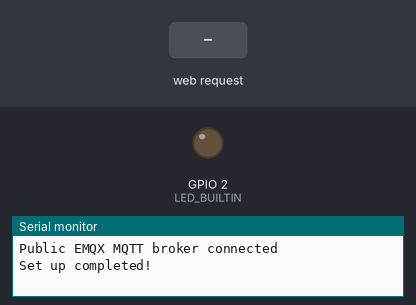
Bench run of a program on a simulated ESP32. Parts: output pins drawn as LEDs (lit = HIGH), the last lines printed to the serial monitor. The test bench sets the inputs (shaded band). WiFi joins after 1.5 s; servers stay silent unless stated; no MQTT or app messages arrive unless stated.

Above: at 7.2 s.
7.3 s: HTTP request GET /on received
At 8.7 s:
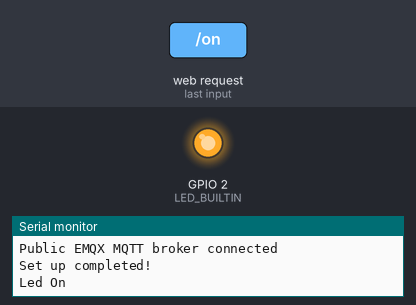
12.8 s: HTTP request GET /off received
At 14.1 s:
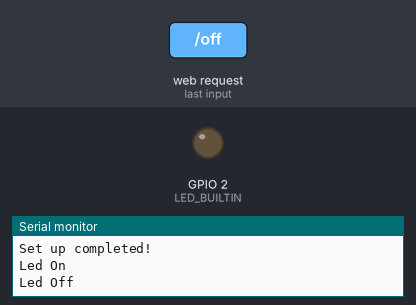
Timing chart, 0 to 15.8 s (numbered marks = the images above; inputs shaded):
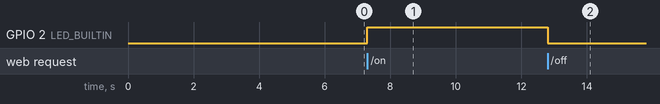

The program:

main.cpp
```cpp
#include <Arduino.h>
#include <WiFi.h>
#include <WebServer.h>
#include <ESPmDNS.h>
#include<IRremoteESP8266.h>
#include <IRsend.h>

#include <utils/header/connect.h>
#include <utils/header/mqttHandler.h>

const int irReceiverPin = 27;
IRsend irsend(irReceiverPin);
Connection connection("ESP", "pleasework");
WebServer server(80);
Mosquitto mqtt;

void setup()
{
  Serial.begin(115200);

  Serial.println("Setting up...");

  pinMode(LED_BUILTIN, OUTPUT);

  connection.printMacAddrs();
  // Configures static IP address and connectes to wifi
  connection.init();

  mqtt.connect();

  // API
  server.on("/on", HTTP_GET, []() { // Turn LED on when /on is requested
    digitalWrite(LED_BUILTIN, HIGH);
    server.send(200, "text/plain", "LED is ON");
    irsend.sendSAMSUNG(0xE0E040BF, 32);
    Serial.println("Led On");
  });

  server.on("/off", HTTP_GET, []() { // Turn LED off when /off is requested
    digitalWrite(LED_BUILTIN, LOW);
    server.send(200, "text/plain", "LED is OFF");
    irsend.sendSAMSUNG(0xE0E040BF, 32);
    Serial.println("Led Off");
  });

  server.begin(); // Start the web server
  irsend.begin();
  Serial.println("Set up completed!");
}

void loop()
{
  if(Serial.available() != 0){
    int integerVariable = Serial.parseInt();
    Serial.printf("Value read from terminal: %d", integerVariable);
    if(integerVariable){
      Serial.print("### Power Buttor Comand ###");
      Serial.println();
      irsend.sendSAMSUNG(0xE0E040BF, 32);
    }
  }

  if (WiFi.status() == WL_CONNECTED && !connection.isConnected)
  {
    Serial.println("Connected");
    connection.isConnected = true;
    delay(5000);
  }
  else if (WiFi.status() != WL_CONNECTED && connection.isConnected)
  {
    Serial.println("Not connected to WiFi");
    Serial.print("Local IP: ");
    Serial.println(WiFi.localIP());
    Serial.print("MAC address: ");
    Serial.println(WiFi.macAddress());

    connection.isConnected = false;

    connection.init();

    delay(5000);
  }
  server.handleClient();
  mqtt.loop();
}
```

connect.h
```cpp
#pragma once

#include <Arduino.h>
#include <WiFi.h>

struct Connection
{
    bool isConnected = false;
    const char* id;
    const char* password;

    // Constructor with default values for id and password
    Connection(const char* name = "ESPTEST", const char* pswrd = "pleasework")
        : id(name), password(pswrd){}

    void init();
    void printMacAddrs();
};
```

mqttHandler.h
```cpp
#pragma once

#include <WiFi.h>
#include <PubSubClient.h>

class Mosquitto
{
    private:
    //MQTT variables
    const char *mqttBroker = "192.168.10.119";
    const int mqttPort = 1883;
    const char *topic;
    WiFiClient wifiEspClient;
    PubSubClient mqttClient;

    public:
    Mosquitto(const char* tpc = "LED"): topic(tpc), mqttClient(wifiEspClient){};
    void connect();
    void loop();
    static void callback(char *topic, byte *payload, unsigned int length);
};
```

connect.cpp
```cpp
#include<utils/header/connect.h>
#include<ESP32Ping.h>
#include<ESPmDNS.h>

void Connection::init()
{
    // Connect to wifi
    WiFi.begin(this->id, this->password);

    Serial.printf("WIFI config: user: %s, password: %s \n", this->id, this->password);

    while (WiFi.status() != WL_CONNECTED) {
        Serial.println("Connecting to WiFi...");
        WiFi.begin(this->id, this->password);
        Serial.printf("WIFI config: user: %s, password: %s \n", this->id, this->password);

        delay(5000);
    }
    // Start mDNS service
    if (MDNS.begin("esp32")) {  // "esp32" is the hostname for mDNS
        Serial.println("mDNS responder started");
    } else {
        Serial.println("Error starting mDNS");
    }

    if(Ping.ping("8.8.8.8"))
    {
        Serial.println("Connected to WiFi");
        this->isConnected = true;
    }
    else
    {
        Serial.println("Unable to ping google. Reconnecting ...");
        this->init();
    }
}

void Connection::printMacAddrs()
{
    // Variable to store the MAC address
    uint8_t baseMac[6];

    // Get MAC address of the WiFi station interface
    esp_read_mac(baseMac, ESP_MAC_WIFI_STA);
    Serial.print("Station MAC: ");
    for (int i = 0; i < 5; i++) {
        Serial.printf("%02X:", baseMac[i]);
    }
    Serial.printf("%02X\n", baseMac[5]);

    // Get the MAC address of the Wi-Fi AP interface
    esp_read_mac(baseMac, ESP_MAC_WIFI_SOFTAP);
    Serial.print("SoftAP MAC: ");
    for (int i = 0; i < 5; i++) {
        Serial.printf("%02X:", baseMac[i]);
    }
    Serial.printf("%02X\n", baseMac[5]);

    // Get the MAC address of the Bluetooth interface
    esp_read_mac(baseMac, ESP_MAC_BT);
    Serial.print("Bluetooth MAC: ");
    for (int i = 0; i < 5; i++) {
        Serial.printf("%02X:", baseMac[i]);
    }
    Serial.printf("%02X\n", baseMac[5]);

    // Get the MAC address of the Ethernet interface
    esp_read_mac(baseMac, ESP_MAC_ETH);
    Serial.print("Ethernet MAC: ");
    for (int i = 0; i < 5; i++) {
        Serial.printf("%02X:", baseMac[i]);
    }
    Serial.printf("%02X\n", baseMac[5]);
}
```

mqttHandler.cpp
```cpp
#include<utils/header/mqttHandler.h>

void Mosquitto::callback(char *topic, byte *payload, unsigned int length) {
    Serial.print("Message arrived in topic: ");
    Serial.println(topic);
    Serial.print("Message:");
    String menssagem="";
    for (int i = 0; i < length; i++) {
        menssagem += ((char) payload[i]);
    }
    Serial.printf("Mensse from mqtt: %s \n", menssagem);
    Serial.println("-----------------------");
    if(menssagem=="on")
    {
        digitalWrite(LED_BUILTIN, HIGH);
    }
    if(menssagem=="off")
    {
        digitalWrite(LED_BUILTIN, LOW);
    }
}

void Mosquitto::connect()
{
    //connect to MQTT
    this->mqttClient.setServer(this->mqttBroker, this->mqttPort);
    this->mqttClient.setCallback(Mosquitto::callback);

    while (!this->mqttClient.connected()) {
        String client_id = "esp32-client-";
        client_id += String(WiFi.macAddress());
        Serial.printf("The client %s connecting to MQTT broker\n", client_id.c_str());
        if (mqttClient.connect(client_id.c_str())) {
            Serial.println("Public EMQX MQTT broker connected");
        } else {
            Serial.print("failed with state ");
            Serial.println(mqttClient.state());
            delay(2000);
        }
    }
    // Publish and subscribe
    this->mqttClient.publish(this->topic, "ESP32 is connected");
    this->mqttClient.subscribe(this->topic);
}

void Mosquitto::loop(){
    this->mqttClient.loop();
}
```

Measured:
- after the input at 7.3 s, GPIO 2 (LED_BUILTIN): LOW → HIGH at once
- after the input at 12.8 s, GPIO 2 (LED_BUILTIN): HIGH → LOW at once
